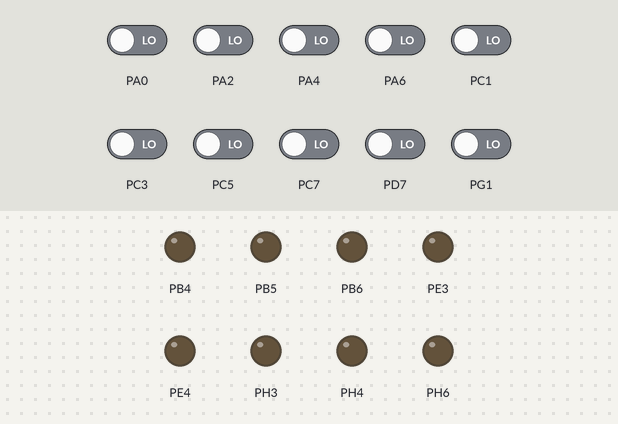
Recording of a program running on a simulated ATmega2560, built with avr-gcc and emulated at 16 MHz. Parts: output pins drawn as LEDs (lit = HIGH). The inputs (shaded band) are chosen by the test bench; at power-on: PA0, PA2, PA4, PA6, PC1, PC3, PC5, PC7, PD7, PG1 LOW. What the program prints to the serial monitor is not drawn.

Above: at 0.1 s.
At 5.1 s:
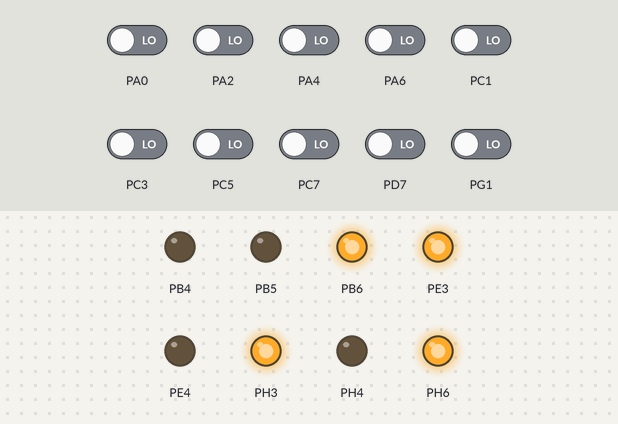
At 8.75 s:
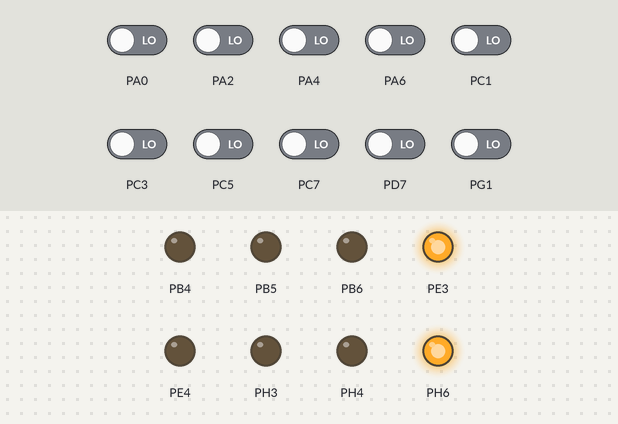
At 12.6 s:
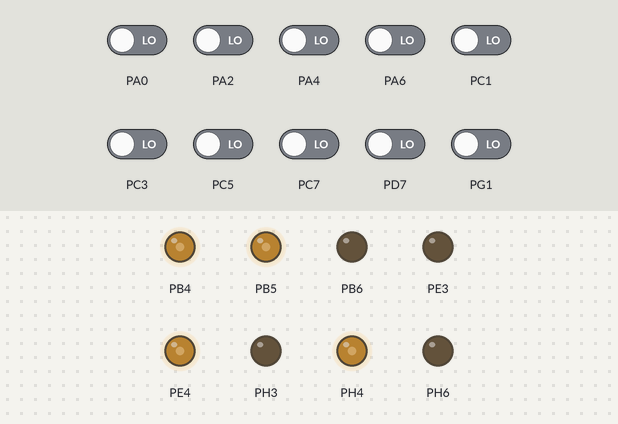
At 13.6 s:
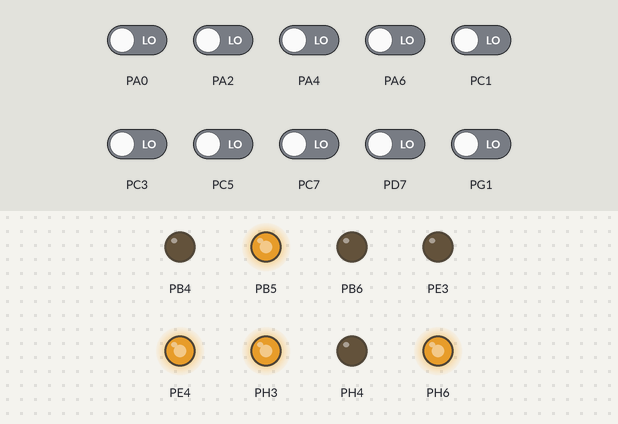
At 16.6 s:
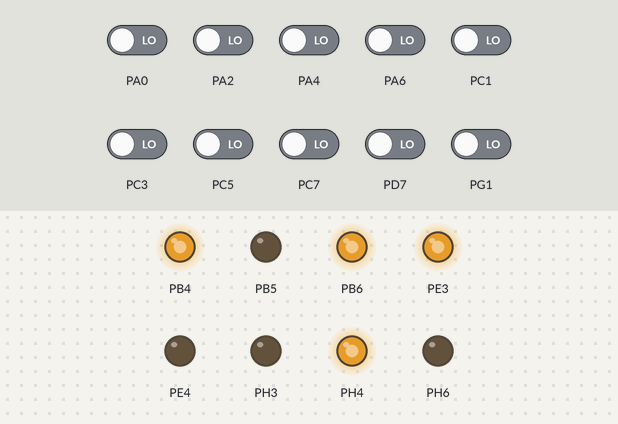
Timing chart, 0 to 21.0 s (numbered marks = the images above):
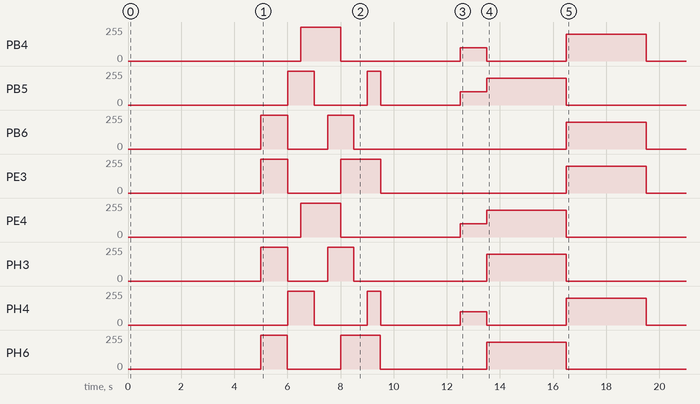

The program:

main.c
```c
/*
 * snowball.c
 *
 * Created: 4/8/2022 9:05:14 AM
 * Author : bigba
 */

#include <avr/io.h>
#define F_CPU 16000000UL
#include <util/delay.h>
#include <avr/interrupt.h>
#include <avr/pgmspace.h>
#include "uart.h"


void serial_init() {
	UBRR1 = 0;

	//XCK1_DDR |= (1<<XCK1);

	UCSR1C |= (1<<UMSEL11);
	UCSR1C |= (1<<UMSEL10); //| (0<<UCPHA1) | (0<<UCP0L1);

	UCSR1B = (1<<RXEN1) | (1<<TXEN1);

	//set baud rate
	UBRR1H = (unsigned char)(BAUD_PRESCALER>>8);
	UBRR1L = (unsigned char)BAUD_PRESCALER;
}

char data[17];

unsigned char serial_get() {
	while( !(UCSR1A & (1<<UDRE1)) );
	UDR1 = data;

	while (!(UCSR1A) & (1<<RXC1)) ;

	return UDR1;
}


void init() {
	cli();
	uart_init();

	//motor 1
	DDRB |= (1<<DDB5);
	DDRB |= (1<<DDB6);

	//motor 2
	DDRB |= (1<<DDB4);
	DDRH |= (1<<DDH6);

	//motor 3
	DDRE |= (1<<DDE3);
	DDRE |= (1<<DDE4);

	//motor 4
	DDRH |= (1<<DDH3);
	DDRH |= (1<<DDH4);


	//Timer 1 internal div by 64 = 250Khz
	TCCR1B &= ~(1<<CS10);
	TCCR1B &= ~(1<<CS11);
	TCCR1B |= (1<<CS12);

	//Set Timer 1 to PWM Phase Correct
	TCCR1A |= (1<<WGM10);
	TCCR1A &= ~(1<<WGM11);
	TCCR1B &= ~(1<<WGM12);

	//Set OCR1A
	TCCR1A &= ~(1<<COM1A0);
	TCCR1A |= (1<<COM1A1);

	//Set OCR1B
	TCCR1A &= ~(1<<COM1B0);
	TCCR1A |= (1<<COM1B1);

	OCR1A = 0; //12
	OCR1B = 0; //11

	//Timer 2 internal div by 64 = 250Khz
	TCCR2B &= ~(1<<CS20);
	TCCR2B &= ~(1<<CS21);
	TCCR2B |= (1<<CS22);

	//Set Timer 2 to PWM Phase Correct
	TCCR2A |= (1<<WGM20);
	TCCR2A &= ~(1<<WGM21);
	TCCR2B &= ~(1<<WGM22);

	//Set OCR2A
	TCCR2A &= ~(1<<COM2A0);
	TCCR2A |= (1<<COM2A1);

	//Set OCR2B
	TCCR2A &= ~(1<<COM2B0);
	TCCR2A |= (1<<COM2B1);

	OCR2A = 0; //10
	OCR2B = 0; //9

	//Timer 3 internal div by 64 = 250Khz
	TCCR3B &= ~(1<<CS30);
	TCCR3B &= ~(1<<CS31);
	TCCR3B |= (1<<CS32);

	//Set Timer 3 to PWM Phase Correct
	TCCR3A |= (1<<WGM30);
	TCCR3A &= ~(1<<WGM31);
	TCCR3B &= ~(1<<WGM32);

	//Set OCR3A
	TCCR3A &= ~(1<<COM3A0);
	TCCR3A |= (1<<COM3A1);

	//Set OCR3B
	TCCR3A &= ~(1<<COM3B0);
	TCCR3A |= (1<<COM3B1);

	OCR3A = 0; //5
	OCR3B = 0; //2

	//Timer 4 internal div by 64 = 250Khz
	TCCR4B &= ~(1<<CS40);
	TCCR4B &= ~(1<<CS41);
	TCCR4B |= (1<<CS42);

	//Set Timer 4 to PWM Phase Correct
	TCCR4A |= (1<<WGM40);
	TCCR4A &= ~(1<<WGM41);
	TCCR4B &= ~(1<<WGM42);

	//Set OCR4A
	TCCR4A &= ~(1<<COM4A0);
	TCCR4A |= (1<<COM4A1);

	//Set OCR4B
	TCCR4A &= ~(1<<COM4B0);
	TCCR4A |= (1<<COM4B1);

	OCR4A = 0; //6
	OCR4B = 0; //7

	//digital input command pins
	DDRA &= ~(1<<DDA0);
	DDRA &= ~(1<<DDA2);
	DDRA &= ~(1<<DDA4);
	DDRA &= ~(1<<DDA6);
	DDRC &= ~(1<<DDC7);
	DDRC &= ~(1<<DDC5);
	DDRC &= ~(1<<DDC1);
	DDRD &= ~(1<<DDD7);
	DDRG &= ~(1<<DDG1);

	sei();

}

char str[100];
ISR(ADC_vect) {
	sprintf(str, "ADC: %d\n", ADC);
	uart_putstring(str);
	if (ADC > 400) {
		sprintf(str, "test\n");
		uart_putstring(str);
	}
}

void setMotor1(int s) {
	s = -s;
	if (s > 0) {
		OCR1B= 0;
		OCR1A = s;
	} else {
		OCR1A = 0;
		OCR1B = -s;
	}
}

void setMotor2(int s) {
	s = -s;
	if (s > 0) {
		OCR2B= 0;
		OCR2A = s;
		} else {
		OCR2A = 0;
		OCR2B = -s;
	}
}

void setMotor3(int s) {
	if (s > 0) {
		OCR3B= 0;
		OCR3A = s;
		} else {
		OCR3A = 0;
		OCR3B = -s;
	}
}

void setMotor4(int s) {
	if (s > 0) {
		OCR4B= 0;
		OCR4A = s;
		} else {
		OCR4A = 0;
		OCR4B = -s;
	}
}

void testMotors() {
	setMotor1(255);
	_delay_ms(500);
	setMotor1(-255);
	_delay_ms(500);
	setMotor1(100);
	_delay_ms(500);
	setMotor1(255);
	_delay_ms(1000);

	setMotor2(255);
	_delay_ms(500);
	setMotor2(-255);
	_delay_ms(500);
	setMotor2(100);
	_delay_ms(500);
	setMotor2(255);
	_delay_ms(1000);

	setMotor3(255);
	_delay_ms(500);
	setMotor3(-255);
	_delay_ms(500);
	setMotor3(100);
	_delay_ms(500);
	setMotor3(255);
	_delay_ms(1000);

	setMotor4(255);
	_delay_ms(500);
	setMotor4(-255);
	_delay_ms(500);
	setMotor4(100);
	_delay_ms(500);
	setMotor4(255);
	_delay_ms(1000);
}

void forward(int s) {
	setMotor1(s);
	setMotor2(s);
	setMotor3(s);
	setMotor4(s);
}

void back(s) {
	setMotor1(-s);
	setMotor2(-s);
	setMotor3(-s);
	setMotor4(-s);
}


void left(int s) {
	setMotor1(-s);
	setMotor2(s);
	setMotor3(s);
	setMotor4(-s);
}

void right(int s) {
	setMotor1(s);
	setMotor2(-s);
	setMotor3(-s);
	setMotor4(s);
}

void fl(int s) {
	setMotor1(0);
	setMotor2(s);
	setMotor3(s);
	setMotor4(0);
}

void fr(int s) {
	setMotor1(s);
	setMotor2(0);
	setMotor3(0);
	setMotor4(s);
}

void bl(int s) {
	setMotor1(-s);
	setMotor2(0);
	setMotor3(0);
	setMotor4(-s);
}

void br(int s) {
	setMotor1(0);
	setMotor2(-s);
	setMotor3(-s);
	setMotor4(0);
}

void rotateR(int s) {
	setMotor1(-s);
	setMotor2(s);
	setMotor3(-s);
	setMotor4(s);
}

void rotateL(int s) {
	setMotor1(s);
	setMotor2(-s);
	setMotor3(s);
	setMotor4(-s);
}

void stop() {
	setMotor1(0);
	setMotor2(0);
	setMotor3(0);
	setMotor4(0);
}

void demo() {
	_delay_ms(5000);
	forward(255);
	_delay_ms(1000);
	bl(255);
	_delay_ms(500);
	back(255);
	_delay_ms(500);
	br(255);
	_delay_ms(500);
	right(255);
	_delay_ms(500);
	fr(255);
	forward(255);
	_delay_ms(500);
	fl(255);
	_delay_ms(500);
	left(255);
	_delay_ms(500);
	stop();
	_delay_ms(3000);
	back(100);
	_delay_ms(1000);
	rotateR(200);
	_delay_ms(3000);
	rotateL(200);
	_delay_ms(3000);
	stop();
	_delay_ms(10000);
}

void handleInput(int x, int y, int m) {
	if (m == 1) {
		if (x == 2 && y == 1) {
			right(200);
		} else if (x==2 && y ==2) {
			fr(100);
		} else if (x == 1 && y==2) {
			forward(100);
		} else if (x == 0 && y==2) {
			fl(100);
		} else if (x==0 && y ==1) {
			left(100);
		} else if (x==0 && y==0) {
			bl(100);
		} else if (x==1 && y ==0) {
			back(100);
		} else if (x == 2 && y==0) {
			br(100);
		}
	} else if (m == 2) {
		if (x == 2) {
			rotateR(100);
		} else if (x==0) {
			rotateL(100);
		}
	}
}

int main(void)
{
    init();
	sprintf(str, "test\n");
	uart_putstring(str);
	demo();
	sprintf(str, "");
    while (1)
    {
		//demo();
		if (PINA & (1<<PINA0)) {
			sprintf(str, "bl\n");
			bl(100);
		} else if (PINA & (1<<PINA2)) {
			sprintf(str, "b\n");
			back(100);
		} else if (PINA & (1<<PINA4)) {
			sprintf(str, "f\n");
			forward(100);
		} else if (PINA & (1<<PINA6)) {
			sprintf(str, "br\n");
			br(100);
		} else if (PINC & (1<<PINC7)) {
			sprintf(str, "r\n");
			right(100);
		} else if (PINC & (1<<PINC5)) {
			sprintf(str, "fr\n");
			fr(100);
		} else if (PINC & (1<<PINC3)) {
			sprintf(str, "rl\n");
			rotateL(100);
		} else if (PINC & (1<<PINC1)) {
			sprintf(str, "rr\n");
			rotateR(100);
		} else if (PIND & (1<<PIND7)) {
			sprintf(str, "l\n");
			left((100));
		} else if (PING & (1<<PING1)) {
			sprintf(str, "fl\n");
			fl(100);
		} else {
			sprintf(str, "stop\n");
			stop();
		}
		uart_putstring(str);
    }
}
```

global.h
```c
//-------------------------------------------
/*
GLOBAL.h
2013 - Josh Ashby
joshuaashby@joshashby.com
http://joshashby.com
http://github.com/JoshAshby
freenode/#linuxandsci - JoshAshby
*/
//-------------------------------------------
#ifndef GLOBAL_H
#define GLOBAL_H

//-----------------------------------------------
//Libraries
//-----------------------------------------------
#include <avr/io.h>
#include <stdio.h>
#include <avr/interrupt.h>
#include <compat/twi.h>
#include <inttypes.h>
#include <stdlib.h>
#include <avr/sleep.h>
#include <avr/delay.h>

#include "uartT.h"

//-----------------------------------------------
//Macros (defines)
//-----------------------------------------------
//Debug
//========================
#define DEBUG 1 //if true, anything inside of an if(DEBUG){} or #if DEBUG tag will run, DEBUG_KEYS are sent this way

//CPU power and Debug LEDs
//========================
#define CPU_POW 2 //PORTD

//Status LEDs
//========================
#define stat_led1 5 //PORTD
#define stat_led2 6 //PORTD

//Buttons
//========================
#define button_one 0b00001000 //PORTD pin 3
#define button_two 0b00010000 //PORTD pin 4

//TWI addresses
//========================
#define MCP_ADDRESS 0xC0 //address of the MCP I2C DAC
//addresses of the IGT I2C gyroscope
#define GX_H    0x1D
#define GX_L    0x1E
#define GY_H    0x1F
#define GY_L    0x20
#define GZ_H    0x21
#define GZ_L    0x22

//-----------------------------------------------
//Variables
//-----------------------------------------------
uint8_t led;

//-----------------------------------------------
//Structers and Unions and typedefs
//-----------------------------------------------

//-----------------------------------------------
//Prototypes
//-----------------------------------------------

#endif
```

uart.c
```c
#include "uart.h"

void uart_init() {
	//set baud rate
	UBRR0H = (unsigned char)(BAUD_PRESCALER>>8);
	UBRR0L = (unsigned char)BAUD_PRESCALER;
	//enable receiver and transmiter
	UCSR0B = (1<<RXEN0)|(1<<TXEN0);
	//set frame format 2 stop bits, 8 data bits
	UCSR0C = (1<<UCSZ01) | (1<<UCSZ00);
	UCSR0C |- (1<<USBS0);
}

void uart_send(unsigned char data) {
	while(!(UCSR0A & (1<<UDRE0)));

	UDR0 = data;
}

void uart_putstring(char* StringPtr) {
	while(*StringPtr != 0x00) {
		uart_send(*StringPtr);
	StringPtr++;
	}
}
```

uart.h
```c
#include <avr/io.h>
#include <stdio.h>
#include <stdlib.h>

#define F_CPU 16000000UL
#define BAUD_RATE 9600
#define BAUD_PRESCALER ((F_CPU/ (BAUD_RATE*16UL))-1)

void uart_init();
void uart_send(unsigned char data);
void uart_putstring(char* StringPtr);
```

uartT.c
```c
//-------------------------------------------
/*
UART.c
2013 - Josh Ashby
joshuaashby@joshashby.com
http://joshashby.com
http://github.com/JoshAshby
freenode/#linuxandsci - JoshAshby
*/
//-------------------------------------------
#include "global.h"

//Got through and set up the registers for UART
void uart_start(void) {
  UCSR0B |= (1 << RXEN0) | (1 << TXEN0); //transmit side of hardware
  UCSR0C |= (1 << UCSZ00) | (1 << UCSZ01); //receive side of hardware

  UBRR0L = BAUD_PRESCALE; //set the baud to 9600, have to split it into the two registers
  UBRR0H = (BAUD_PRESCALE >> 8); //high end of baud register

  UCSR0B |= (1 << RXCIE0); //recieve data interrupt, makes sure we don't loose data

  #if DEBUG
    uart_sendstr("0x04 - UART is up...");
  #endif
}

void uart_sendint(uint8_t data) {
    /*
    Use this to send a 8bit long piece of data
    */
    while ((UCSR0A & (1 << UDRE0)) == 0);//make sure the data register is cleared
    UDR0 = data; //send the data
    while ((UCSR0A & (1 << UDRE0)) == 0);//make sure the data register is cleared
    UDR0 = '\n';//send a new line just to be sure
}

void uart_sendint16(uint16_t data) {
    /*
    Use this to send a 16bit long piece of data
    */
    while ((UCSR0A & (1 << UDRE0)) == 0);//make sure the data register is cleared
    UDR0 = data;//send the lower bits
    while ((UCSR0A & (1 << UDRE0)) == 0);//make sure the data register is cleared
    UDR0 = (data >> 8); //send the higher bits
    while ((UCSR0A & (1 << UDRE0)) == 0);//make sure the data register is cleared
    UDR0 = '\n';//send a new line just to be sure
}

void uart_sendstr(char *data) {
    /*
    Use this to send a string, it will split it up into individual parts
    send those parts, and then send the new line code
    */
    while (*data) {
        while ((UCSR0A & (1 << UDRE0)) == 0);//make sure the data register is cleared
        UDR0 = *data; //goes through and splits the string into individual bits, sends them
        data += 1;//go to new bit in string
    }
    while ((UCSR0A & (1 << UDRE0)) == 0);//make sure the data register is cleared
    UDR0 = '\n';//send a new line just to be sure
}

uint8_t uart_get(void) {
    /*
    gets data from the register that the interrupt stored it
    in coming data into, returning it to the calling function as 8 bit long data
    */
    UCSR0B |= (1<<RXCIE0);

//    sei();
//    sleep_mode();
//    cli();
    uint8_t b;
    if(read_spot == 0)
        b = input_buffer[sizeof(input_buffer) - 1];
    else
        b = input_buffer[read_spot - 1];
    if(b == '\r')
        b = '\n';
    return b;
}

ISR(SIG_USART_RECV) {//sets up the interrupt to recieve any data coming in
    input_buffer[read_spot] = UDR0;
    read_spot++;//and "exports" if you will the data to a variable outside of the register
    //until the main program has time to read it. makes sure data isn't lost as much
    if(read_spot == BUFF_LEN) read_spot = 0;
}
```

uartT.h
```c
//-------------------------------------------
/*
UART.h
2013 - Josh Ashby
joshuaashby@joshashby.com
http://joshashby.com
http://github.com/JoshAshby
freenode/#linuxandsci - JoshAshby
*/
//-------------------------------------------
#ifndef UART_H
#define UART_H
#include "global.h"

//-------------------------------------------
//Macros (defines)
//-------------------------------------------
#define BAUD 9600
#define BUFF_LEN 700
#define BAUD_PRESCALE (((F_CPU / (BAUD * 16UL))) - 1)

//-------------------------------------------
//Prototypes
//-------------------------------------------
void uart_start(void);
void uart_sendint(uint8_t data);
void uart_sendint16(uint16_t data);
void uart_sendstr(char *data);
uint8_t uart_get(void);

//-------------------------------------------
//Variables
//-------------------------------------------
char input_buffer[BUFF_LEN];

uint16_t read_spot;


#endif
```

Measured:
- by itself, PB4: 0/255 → 255/255 at 6.5 s, → 0/255 1.5 s later, → 100/255 4.5 s later, → 0/255 1.0 s later, … (6 changes in this stretch)
- by itself, PB5: 0/255 → 255/255 at 6.0 s, → 0/255 1.0 s later, → 255/255 2.0 s later, → 0/255 0.51 s later, … (7 changes in this stretch)
- by itself, PB6: 0/255 → 255/255 at 5.0 s, → 0/255 1.0 s later, → 255/255 1.5 s later, → 0/255 1.0 s later, … (6 changes in this stretch)
- by itself, PE3: 0/255 → 255/255 at 5.0 s, → 0/255 1.0 s later, → 255/255 2.0 s later, → 0/255 1.5 s later, … (6 changes in this stretch)
- by itself, PE4: 0/255 → 255/255 at 6.5 s, → 0/255 1.5 s later, → 100/255 4.5 s later, → 200/255 1.0 s later, … (5 changes in this stretch)
- by itself, PH3: 0/255 → 255/255 at 5.0 s, → 0/255 1.0 s later, → 255/255 1.5 s later, → 0/255 1.0 s later, … (6 changes in this stretch)
- by itself, PH4: 0/255 → 255/255 at 6.0 s, → 0/255 1.0 s later, → 255/255 2.0 s later, → 0/255 0.51 s later, … (8 changes in this stretch)
- by itself, PH6: 0/255 → 255/255 at 5.0 s, → 0/255 1.0 s later, → 255/255 2.0 s later, → 0/255 1.5 s later, … (6 changes in this stretch)
